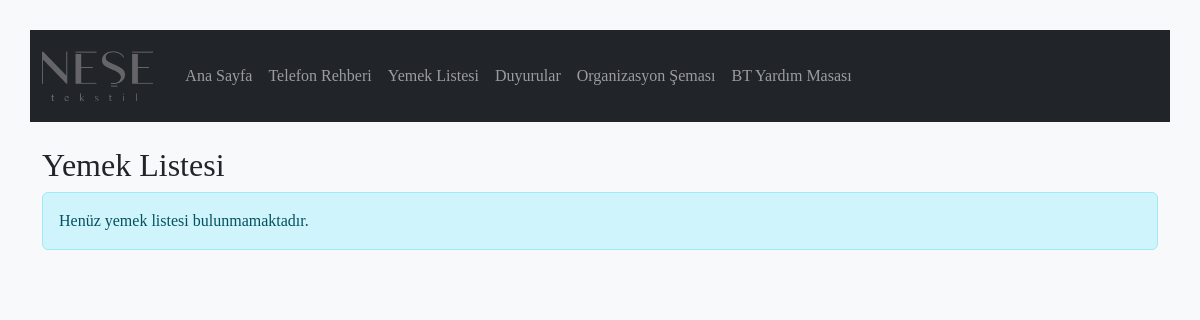
The page /yemek-listesi on the database as committed earlier.
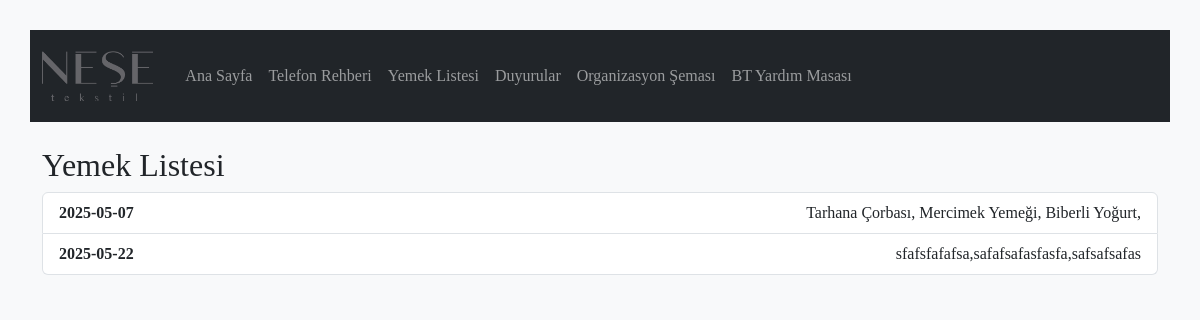
The same page on the database as committed later.
### tables this page shows
CREATE TABLE yemekler (
    id INTEGER PRIMARY KEY AUTOINCREMENT,
    tarih TEXT NOT NULL,
    menu TEXT NOT NULL
);

### app.py (the view)
@app.route('/yemek-listesi')
def yemek_listesi():
    conn = get_db_connection()
    yemekler = conn.execute('SELECT * FROM yemekler ORDER BY tarih').fetchall()
    conn.close()
    return render_template_tarihli('yemek_listesi.html', yemekler=yemekler)

### app.py (called while the page is built)
def get_db_connection():
    conn = sqlite3.connect('rehber.db')
    conn.row_factory = sqlite3.Row
    return conn

def tarih_formatla(tarih):
    if isinstance(tarih, datetime):
        return tarih.strftime('%d.%m.%Y')
    elif isinstance(tarih, str):
        try:
            dt = datetime.fromisoformat(tarih)  # '2024-05-19' gibi ise
            return dt.strftime('%d.%m.%Y')
        except:
            return tarih
    return tarih

def recursive_format(value):
    if isinstance(value, list):
        return [recursive_format(v) for v in value]
    elif isinstance(value, dict):
        return {k: recursive_format(v) for k, v in value.items()}
    else:
        return tarih_formatla(value)

def render_template_tarihli(template_name, **context):
    formatted_context = {k: recursive_format(v) for k, v in context.items()}
    return render_template(template_name, **formatted_context)

### templates/yemek_listesi.html (shortened to what this page needs)
{% extends "base.html" %}
{% block content %}
<h2>Yemek Listesi</h2>
{% if yemekler %}
    <ul class="list-group">
    {% for yemek in yemekler %}
        <li class="list-group-item d-flex justify-content-between align-items-center">
            <strong>{{ yemek['tarih'] }}</strong>
            <span>{{ yemek['menu'] }}</span>
        </li>
    {% endfor %}
    </ul>
{% else %}
    <div class="alert alert-info">Henüz yemek listesi bulunmamaktadır.</div>
{% endif %}
{% endblock %}

Rows that differ between the two databases and show on the page:
added yemekler: tarih "2025-05-07", menu "Tarhana Çorbası, Mercimek Yemeği, Biberli Yoğurt,"
added yemekler: tarih "2025-05-22", menu "sfafsfafafsa,safafsafasfasfa,safsafsafas"
Other text that changed with them:
text no longer shown: "Henüz yemek listesi bulunmamaktadır."
